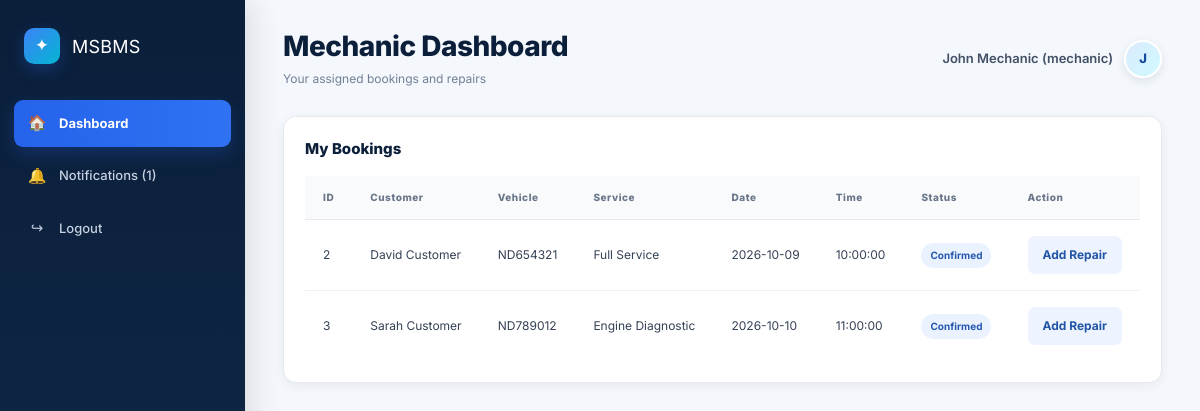
The app's page /public/mechanic.php (signed in), older data.
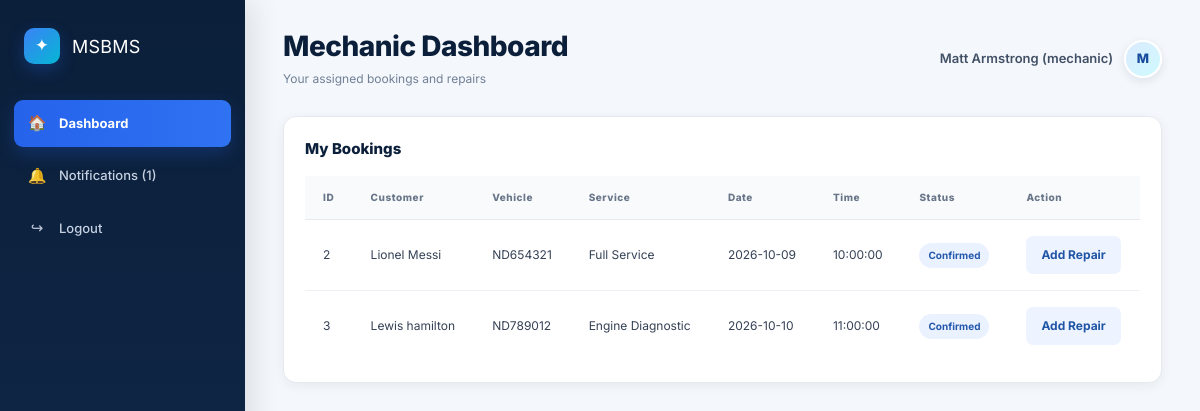
The same page, newer data.
### tables this page shows
CREATE TABLE bookings (booking_id INT AUTO_INCREMENT PRIMARY KEY, customer_id INT NOT NULL, vehicle_id INT NOT NULL, service_id INT NOT NULL, mechanic_id INT NULL, booking_date DATE NOT NULL, booking_time TIME NOT NULL, status ENUM('Pending','Confirmed','Canceled','Completed') NOT NULL DEFAULT 'Pending', notes TEXT, created_at DATETIME NOT NULL DEFAULT CURRENT_TIMESTAMP, FOREIGN KEY(customer_id) REFERENCES users(user_id) ON DELETE CASCADE, FOREIGN KEY(vehicle_id) REFERENCES vehicles(vehicle_id) ON DELETE CASCADE, FOREIGN KEY(service_id) REFERENCES services(service_id), FOREIGN KEY(mechanic_id) REFERENCES users(user_id));

CREATE TABLE users (
user_id INT AUTO_INCREMENT PRIMARY KEY,
full_name VARCHAR(150) NOT NULL,
email VARCHAR(150) NOT NULL UNIQUE,
password VARCHAR(255) NOT NULL,

role ENUM('customer','mechanic','admin') NOT NULL, phone VARCHAR(30), address VARCHAR(255), created_at DATETIME NOT NULL DEFAULT CURRENT_TIMESTAMP);

CREATE TABLE vehicles (
vehicle_id INT AUTO_INCREMENT PRIMARY KEY,
customer_id INT NOT NULL,
registration_number VARCHAR(50) NOT NULL UNIQUE,
make VARCHAR(100) NOT NULL,
model VARCHAR(100) NOT NULL,
year INT NULL, vin VARCHAR(100) UNIQUE NULL,
created_at DATETIME NOT NULL DEFAULT CURRENT_TIMESTAMP,
FOREIGN KEY(customer_id) REFERENCES users(user_id) ON DELETE CASCADE);

CREATE TABLE services (
service_id INT AUTO_INCREMENT PRIMARY KEY,
service_name VARCHAR(150) NOT NULL,
description TEXT,
price DECIMAL(10,2) NOT NULL DEFAULT 0.00,
created_at DATETIME NOT NULL DEFAULT CURRENT_TIMESTAMP);

### app/Core/Session.php (called while the page is built, shortened)
<?php
class Session
{
    public static function userId(): ?int
    {
        return isset($_SESSION['user_id']) ? (int) $_SESSION['user_id'] : null;
    }
    public static function role(): ?string
    {
        return $_SESSION['role'] ?? null;
    }
    public static function fullName(): ?string
    {
        return $_SESSION['full_name'] ?? null;
    }
}

### public/_init.php (called while the page is built, shortened)
<?php
require_once __DIR__ . '/../app/bootstrap.php';
$userRepo         = new UserRepository($db);
$vehicleRepo      = new VehicleRepository($db);
$serviceRepo      = new ServiceRepository($db);
$bookingRepo      = new BookingRepository($db);
$notificationRepo = new NotificationRepository($db);
$bookingService = new BookingService($bookingRepo, $vehicleRepo, $serviceRepo, $userRepo, $notificationRepo);
$bookingController      = new BookingController($bookingService, $bookingRepo, $vehicleRepo, $serviceRepo, $userRepo);
function e(mixed $value): string
{
    return htmlspecialchars((string)$value, ENT_QUOTES, 'UTF-8');
}

### app/bootstrap.php (called while the page is built, shortened)
<?php
spl_autoload_register(function (string $class): void {
    $directories = [
        __DIR__ . '/Core/',
        __DIR__ . '/Models/',
        __DIR__ . '/Repositories/',
        __DIR__ . '/Services/',
        __DIR__ . '/Controllers/',
    ];
    foreach ($directories as $directory) {
        $file = $directory . $class . '.php';
        if (file_exists($file)) {
            return;
        }
    }
});

### app/Repositories/BookingRepository.php (called while the page is built, shortened)
<?php
class BookingRepository
{
    public function forMechanic(int $id): array { $s=$this->db->prepare("SELECT b.*,c.full_name customer_name,v.registration_number,v.make,v.model,s.service_name,s.price FROM bookings b JOIN users c ON b.customer_id=c.user_id JOIN vehicles v ON b.vehicle_id=v.vehicle_id JOIN services s ON b.service_id=s.service_id WHERE b.mechanic_id=? ORDER BY b.booking_date,b.booking_time");$s->execute([$id]);return$s->fetchAll(); }
}

### app/Controllers/BookingController.php (called while the page is built, shortened)
<?php
class BookingController
{
    public function mechanicBookings(): array
    {
        return $this->bookings->forMechanic(Session::userId());
    }
}

### public/mechanic.php (the view, shortened to what the changed rows need)
<?php
require_once __DIR__ . '/_init.php';
$bookings = $bookingController->mechanicBookings();
function mechanicStatusBadgeClass($status) {
    switch ($status) {
        case 'Upcoming':
        case 'Confirmed':
            return 'badge blue';
    }
}
?>
<!doctype html>
<html lang="en">
<head>
    <link rel="stylesheet" href="assets/styled.css">
</head>
<body>
<div class="app">
    <main class="main">
        <div class="topbar">
            <div class="title">
                <h1>Mechanic Dashboard</h1>
            </div>
            <?php if (Session::userId()): ?>
                <div class="user">
                    <span><?= e(Session::fullName()) ?> (<?= e(Session::role()) ?>)</span>
                    <span class="avatar"><?= strtoupper(substr(Session::fullName(), 0, 1)) ?></span>
                </div>
            <?php endif; ?>
        </div>
        <div class="card section">
            <h2>My Bookings</h2>
            <div class="table-card">
                <table class="table">
                    <tr>
                        <th>ID</th>
                        <th>Customer</th>
                        <th>Vehicle</th>
                        <th>Service</th>
                        <th>Date</th>
                        <th>Time</th>
                        <th>Status</th>
                        <th>Action</th>
                    </tr>
                    <?php foreach ($bookings as $b): ?>
                        <tr>
                            <td><?= e($b['booking_id']) ?></td>
                            <td><?= e($b['customer_name']) ?></td>
                            <td><?= e($b['registration_number']) ?></td>
                            <td><?= e($b['service_name']) ?></td>
                            <td><?= e($b['booking_date']) ?></td>
                            <td><?= e($b['booking_time']) ?></td>
                            <td><span class="<?= mechanicStatusBadgeClass($b['status']) ?>"><?= e($b['status']) ?></span></td>
                            <td>
                                <?php if ($b['status'] !== 'Completed'): ?>
                                    <a class="btn secondary" href="repair_create.php?booking_id=<?= $b['booking_id'] ?>">Add Repair</a>
                                <?php endif; ?>
                            </td>
                        </tr>
                    <?php endforeach; ?>
                </table>
            </div>
        </div>
    </main>
</div>
</body>
</html>

Row changes from the older to the newer data that the page shows:
changed through a linked row, bookings "ND654321": customer.full_name "David Customer" → "Lionel Messi"
changed through a linked row, bookings "ND789012": customer.full_name "Sarah Customer" → "Lewis hamilton"
Text that changed along with them:
Session::fullName(): "John Mechanic" → "Matt Armstrong"
substr(Session::fullName(), 0, 1): "J" → "M"
